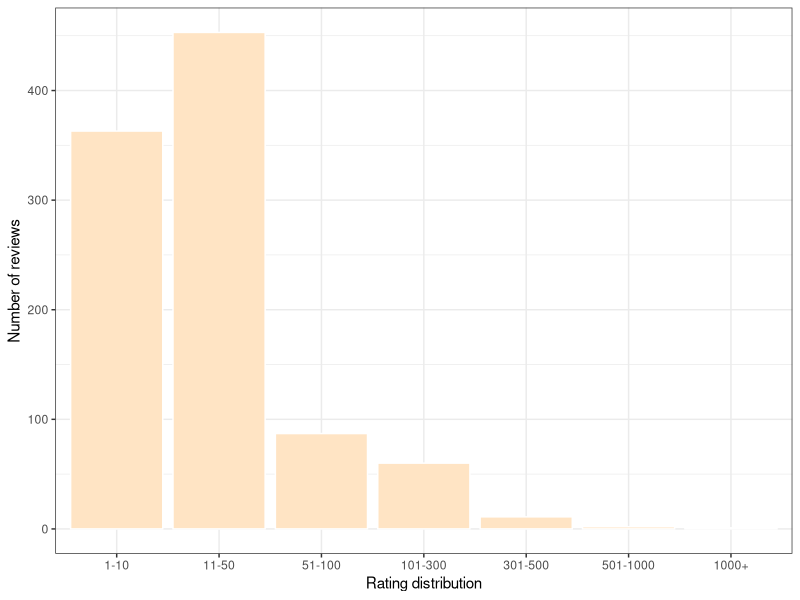
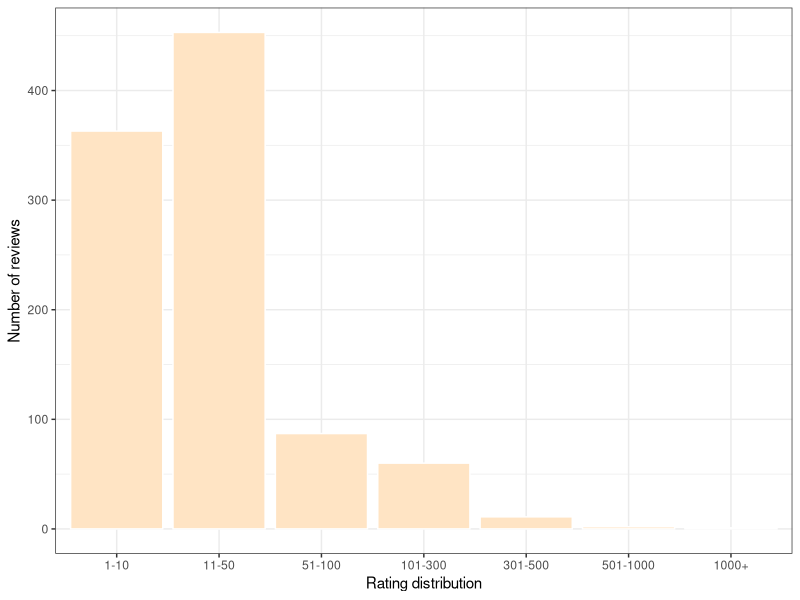

The R source for these figures, in order:
library(tidyverse)
library(ggplot2)


data <- read.csv("data.csv", header = TRUE)
v <- data |> select(id, ratingcount, install)

breaks <- c(1, 10, 50, 100, 300, 500, 1000, 3000)
tags <- c("1-10", "11-50", "51-100", "101-300", "301-500", "501-1000", "1000+")
group_tags <- cut(v$ratingcount,
    breaks = breaks, labels = tags, include.lowest = TRUE,
    right = FALSE,
)

tbl <- as_tibble(group_tags)
ggplot(data = tbl, mapping = aes(x = value)) +
    geom_bar(fill = "bisque", color = "white") +
    labs(x = "Rating distribution", y = "Number of reviews") +
    theme_bw()

ggsave("rating.png", plot = last_plot(), scale = 0.5)